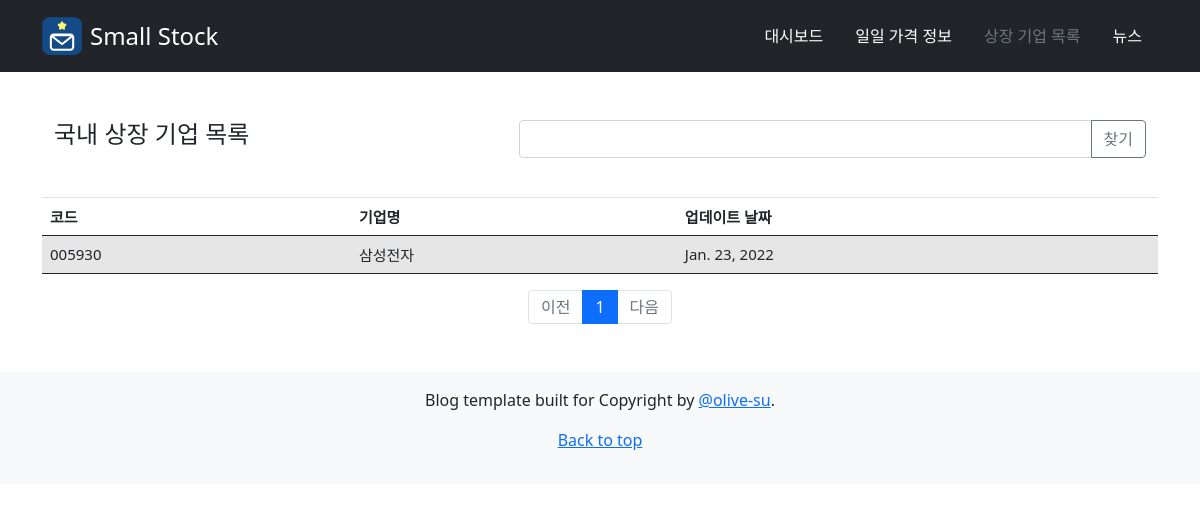
Page /company/ on the earlier database version.
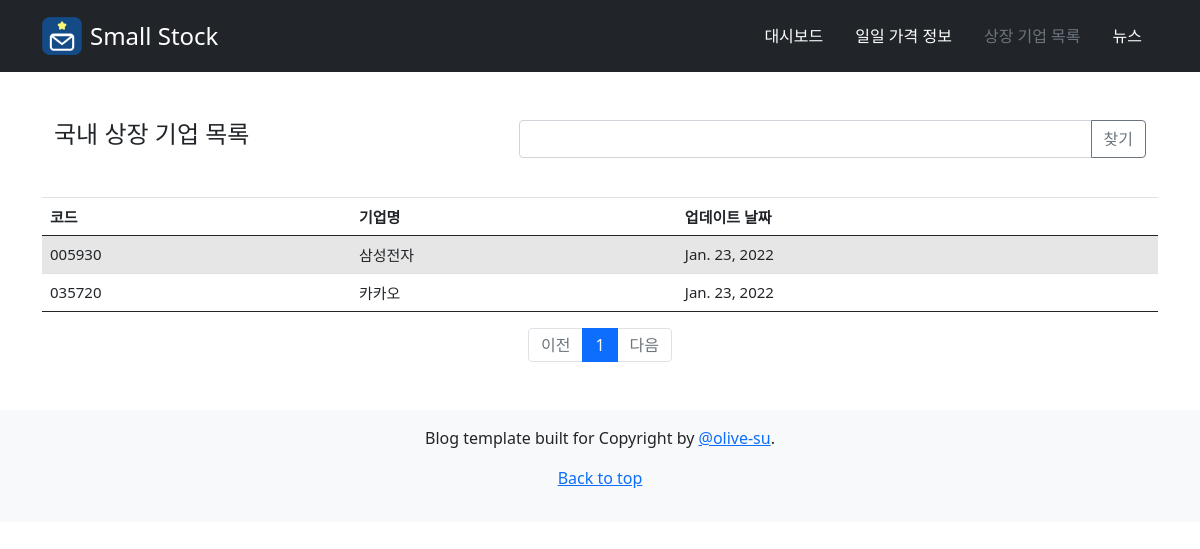
Same page on the later database version.
### stock/models.py (models this page shows, shortened)
class Company(models.Model):
    code = models.CharField(max_length=20, primary_key=True) # 기업 코드
    company = models.CharField(max_length=40) # 회사명
    last_update = models.DateField() # 정보 업데이트 날짜

### stock/views.py (the view)
# urls.py: path('company/', company.company),
def company(request):
    comp = Company.objects.all()
    page = request.GET.get('page', '1')  # 페이지
    kw = request.GET.get('kw', '')  # 검색어
    company_list = comp.order_by('company')
    if kw:
        company_list = company_list.filter(
            Q(code__icontains=kw) |
            Q(company__icontains=kw)
        ).distinct()
    paginator = Paginator(company_list, 20)
    page_obj = paginator.get_page(page)
    context = {'comp': page_obj, 'page': page, 'kw': kw}
    return render(request, 'stock/company.html', context)

### templates/stock/company.html (shortened to what this page needs)
{% load static %}
<link rel="stylesheet" type="text/css" href="{% static 'bootstrap.min.css' %}">
<!DOCTYPE html>
<html lang="ko">
<head>
  <link rel="stylesheet" href="https://stackpath.bootstrapcdn.com/bootstrap/4.3.1/css/bootstrap.min.css">
    <link href="/docs/5.0/dist/css/bootstrap.min.css" rel="stylesheet">
</head>
<body>
<div class="bg-dark text-white">
  <div class="container">
    <header class="d-flex flex-wrap justify-content-center py-3 mb-4">
      <a href="/" class="d-flex align-items-center mb-3 mb-md-0 me-md-auto text-dark text-decoration-none">
            <img class="bi me-2" width="40" src="/static/images/logo.png"/></img>
        <span class="fs-4 text-white">Small Stock</span>
      </a>
      <ul class="nav nav-pills">
        <li class="nav-item"><a href="/dashboard" class="nav-link text-white">대시보드</a></li>
        <li class="nav-item"><a href="/daily" class="nav-link text-white">일일 가격 정보</a></li>
        <li class="nav-item"><a href="/company" class="nav-link text-secondary">상장 기업 목록</a></li>
        <li class="nav-item"><a href="/news" class="nav-link text-white">뉴스</a></li>
      </ul>
    </header>
  </div>
</div>
<div class="container my-5">
  <div class="container">
  <div class="row">
    <div class="col-5"> <h4 class="pb-4 mb-4">국내 상장 기업 목록</h4></div>
<div class="col-7">
    <div class="row justify-content-end">
        <div class="col-8 input-group">
            <input type="text" class="form-control kw" value="{{ kw|default_if_none:'' }}">
            <div class="input-group-append">
                <button class="btn btn-outline-secondary" type="button" id="btn_search">찾기</button>
            </div>
        </div>
    </div>
</div>
</div>
</div>
    <table class="table table-striped" style="font-size:15px;">
        <thead>
        <tr class="thead-dark">
            <td><B>코드</B></td>
            <td><B>기업명</B></td>
            <td><B>업데이트 날짜</B></td>
        </tr>
        </thead>
        <tbody>
        {% for company in comp %}
        <tr>
            <td>{{company.code}}</td>
            <td>{{company.company}}</td>
            <td>{{company.last_update}}</td>
        </tr>
        {% endfor %}
    </table>
    <ul class="pagination justify-content-center">
        {% if comp.has_previous %}
        <li class="page-item">
            <a class="page-link" data-page="{{ comp.previous_page_number }}" href="#">이전</a>
        </li>
        {% else %}
        <li class="page-item disabled">
            <a class="page-link" tabindex="-1" aria-disabled="true" href="#">이전</a>
        </li>
        {% endif %}
        {% for page_number in comp.paginator.page_range %}
        {% if page_number >= comp.number|add:-5 and page_number <= comp.number|add:5  %}
            {% if page_number == comp.number %}
            <li class="page-item active" aria-current="page">
                <a class="page-link" data-page="{{ page_number }}" herf="#">{{ page_number }}</a>
            </li>
            {% else %}
            <li class="page-item">
                <a class="page-link" data-page="{{ page_number }}" href="#">{{ page_number }}</a>
            </li>
            {% endif %}
        {% endif %}
        {% endfor %}
        {% if comp.has_next %}
        <li class="page-item">
            <a class="page-link" data-page="{{ comp.next_page_number }}" href="#">다음</a>
        </li>
        {% else %}
        <li class="page-item disabled">
            <a class="page-link" tabindex="-1" aria-disabled="true" href="#">다음</a>
        </li>
        {% endif %}
    </ul>
  </div>
    <footer class="footer mt-auto py-3 bg-light">
      <containe class=text-center>
      <p>
        Blog template built for
        <a>Copyright</a> by
        <a href="https://github.com/olive-su">@olive-su</a>.
      </p>
      <p>
        <a href="#">Back to top</a>
      </p>
    </footer>
</body>

Differences in the rows shown:
added Company: code "035720", company "카카오", last_update "Jan. 23, 2022"
